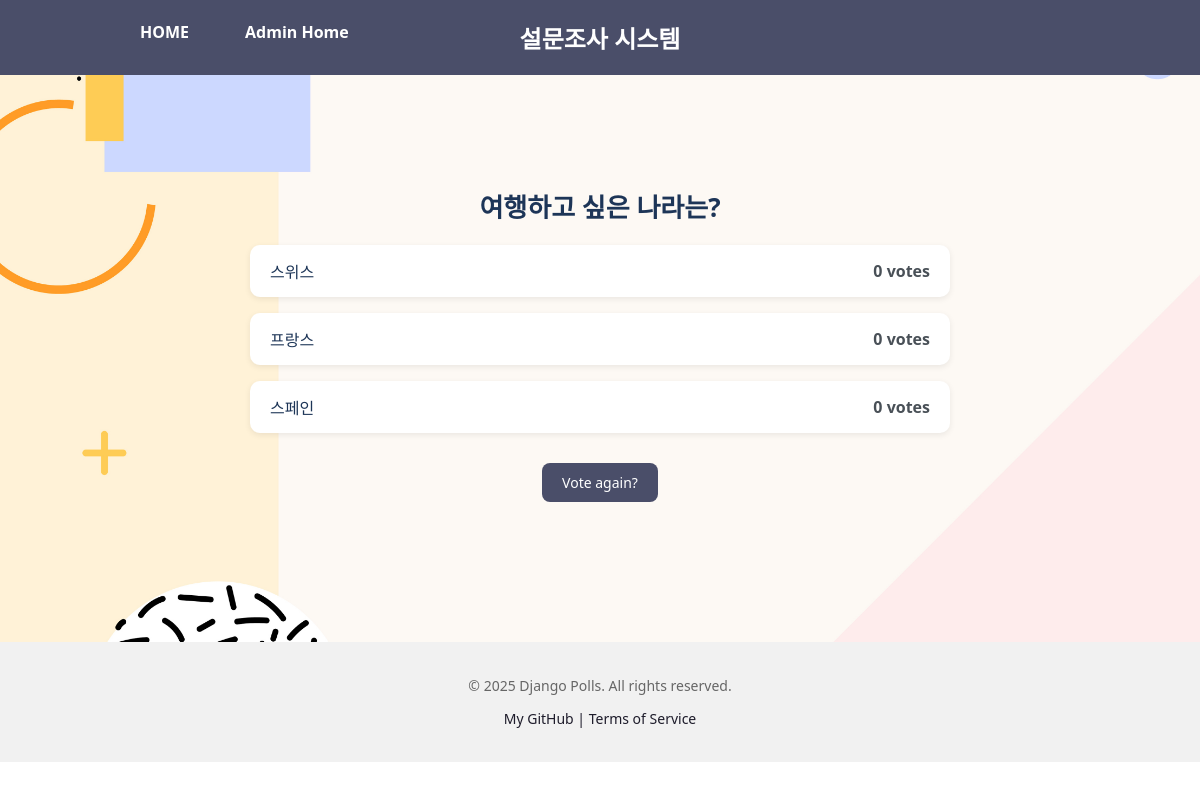
Page /polls/6/results/ on the committed database.
### polls/models.py (models this page shows, shortened)
class Question(models.Model):
    question_text = models.CharField(max_length=200)
    pub_date = models.DateTimeField('date published')

class Choice(models.Model):
    question = models.ForeignKey(Question, on_delete = models.CASCADE)
    choice_text = models.CharField(max_length=200)
    votes = models.IntegerField(default=0)

### polls/views.py (the view)
# urls.py: path("<int:pk>/results/", views.ResultsView.as_view(), name="results"),
class ResultsView(generic.DetailView):
    model = Question
    template_name = "polls/results.html"
    context_object_name = "question"

### templates/polls/results.html (shortened to what this page needs)
{% extends "polls/base.html" %}
{% load static %}
{% block content %}
<link rel="stylesheet" href="{% static 'polls/results.css' %}">
<div class="results-container">
  <h2 class="question-title">{{ question.question_text }}</h2>
  <ul class="result-list">
    {% for choice in question.choice_set.all %}
      <li>
        <span class="choice-text">{{ choice.choice_text }}</span>
        <span class="vote-count">{{ choice.votes }} vote{{ choice.votes|pluralize }}</span>
      </li>
    {% endfor %}
  </ul>
  <div class="vote-again">
    <a href="{% url 'polls:detail' question.id %}" class="vote-again-btn">Vote again?</a>
  </div>
</div>
{% endblock %}

### static/polls/css/index.css (style rules this page uses)
body { background: url("../images/background.jpg") no-repeat top left; background-size: cover; font-family: "Segoe UI", sans-serif; margin: 0; padding: 0; }
h2 { color: #333; font-size: 28px; margin-bottom: 20px; }
ul { list-style: none; padding: 0; margin: 0 auto; max-width: 700px; }
li { background-color: white; border-radius: 10px; margin-bottom: 12px; padding: 15px 20px; box-shadow: 0 2px 6px rgba(0, 0, 0, 0.1); transition: background-color 0.2s ease; }
a { text-decoration: none; font-size: 18px; color: #1d3557; }
.results-container { max-width: 700px; margin: 50px auto; padding: 20px; text-align: center; }
.question-title { font-size: 24px; font-weight: bold; margin-bottom: 30px; color: #2c2c2c; }
.result-list { list-style: none; padding: 0; margin: 0; }
.result-list li { background-color: white; border-radius: 10px; margin-bottom: 16px; padding: 14px 20px; box-shadow: 0 2px 6px rgba(0, 0, 0, 0.08); display: flex; justify-content: space-between; align-items: center; font-size: 16px; transition: background-color 0.2s ease; }
.choice-text { font-weight: 500; color: #1d3557; }
.vote-count { font-weight: 600; color: #495057; }
.vote-again { margin-top: 30px; }
.vote-again-btn { display: inline-block; background-color: #4a4e69; color: white; padding: 10px 20px; border-radius: 8px; font-size: 14px; text-decoration: none; transition: background-color 0.2s ease; }

### static/polls/css/detail.css (style rules this page uses)
.question-title { font-size: 26px; color: #1d3557; margin-bottom: 20px; }

### rows in the picture
Question: question_text "여행하고 싶은 나라는?"
Choice: choice_text "스위스", votes "0"
Choice: choice_text "프랑스", votes "0"
Choice: choice_text "스페인", votes "0"
